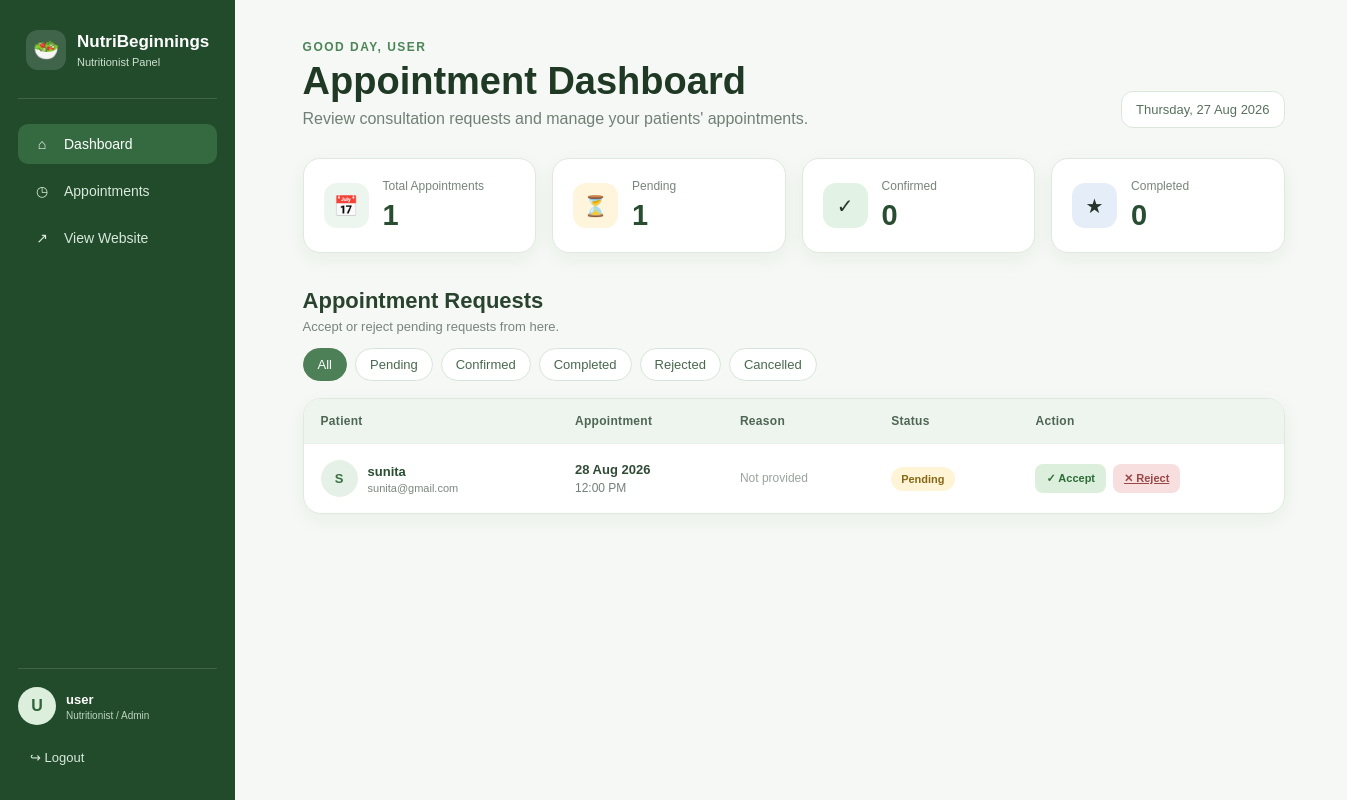
/appointments/admin-dashboard/ (signed in), run on an earlier commit of the app's database.
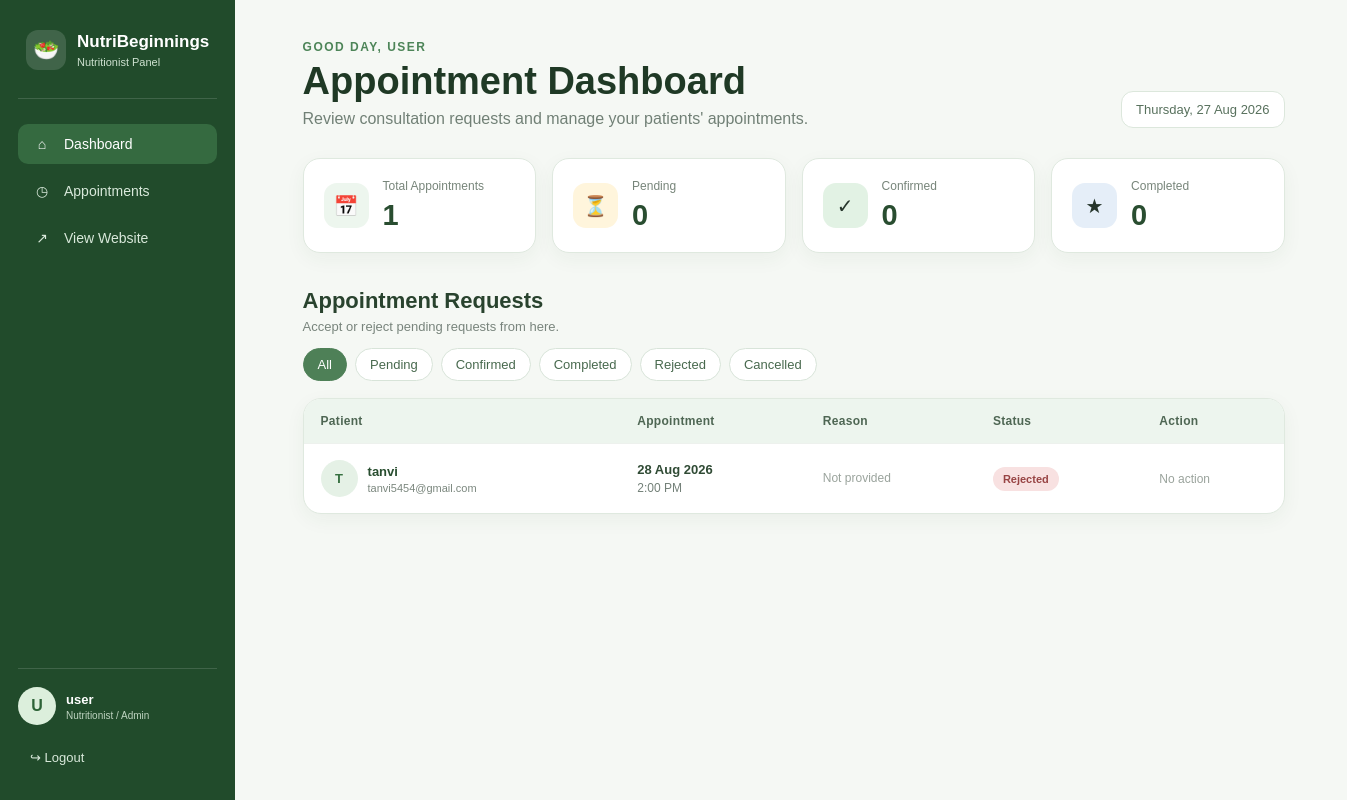
And on a later commit of the database.
### appointments/models.py (models this page shows, shortened)
class Appointment(models.Model):
    STATUS_CHOICES = [
        ('Pending', 'Pending'),
        ('Confirmed', 'Confirmed'),
        ('Completed', 'Completed'),
        ('Cancelled', 'Cancelled'),
        ('Rejected', 'Rejected'),
    ]
    TIME_CHOICES = [
        ('10:00', '10:00 AM'),
        ('11:00', '11:00 AM'),
        ('12:00', '12:00 PM'),
        ('14:00', '2:00 PM'),
        ('15:00', '3:00 PM'),
        ('16:00', '4:00 PM'),
    ]
    user = models.ForeignKey(
        settings.AUTH_USER_MODEL,
        on_delete=models.CASCADE,
        related_name='appointments'
    )
    appointment_date = models.DateField()
    appointment_time = models.CharField(max_length=5, choices=TIME_CHOICES)
    reason = models.TextField(blank=True)
    status = models.CharField(
        max_length=20,
        choices=STATUS_CHOICES,
        default='Pending'
    )
    rejection_message = models.TextField(blank=True, null=True)
    created_at = models.DateTimeField(auto_now_add=True)
    updated_at = models.DateTimeField(auto_now=True)
    class Meta:
        ordering = ['appointment_date', 'appointment_time']
        constraints = [
            models.UniqueConstraint(
                fields=['appointment_date', 'appointment_time'],
                condition=models.Q(status__in=['Pending', 'Confirmed']),
                name='unique_active_appointment_slot'
            )
        ]

### appointments/views.py (the view)
    def wrapped_view(request, *args, **kwargs):
        if not request.user.is_authenticated:
            return redirect('appointments:admin_login')
        if not request.user.is_staff:
            return redirect('appointments:admin_login')
        return view_func(request, *args, **kwargs)

### appointments/views.py (called while the page is built)
def staff_required(view_func):
    def wrapped_view(request, *args, **kwargs):
        if not request.user.is_authenticated:
            return redirect('appointments:admin_login')
        if not request.user.is_staff:
            return redirect('appointments:admin_login')
        return view_func(request, *args, **kwargs)
    return wrapped_view

### appointments/templates/appointments/admin_dashboard.html (shortened to what this page needs)
{% extends 'appointments/admin_base.html' %}
{% block dashboard_active %}active{% endblock %}
{% block appointments_active %}{% if status_filter != 'All' %}active{% endif %}{% endblock %}
{% block content %}
<div class="admin-topbar">
    <div>
        <div class="admin-kicker">GOOD DAY, {{ user.username|upper }}</div>
        <h1>Appointment Dashboard</h1>
        <p>Review consultation requests and manage your patients' appointments.</p>
    </div>
    <div class="admin-date">{{ today|date:'l, d M Y' }}</div>
</div>
<div class="admin-stats">
    <div class="stat-card"><div class="stat-icon">📅</div><div><span>Total Appointments</span><strong>{{ total_count }}</strong></div></div>
    <div class="stat-card pending-stat"><div class="stat-icon">⏳</div><div><span>Pending</span><strong>{{ pending_count }}</strong></div></div>
    <div class="stat-card confirmed-stat"><div class="stat-icon">✓</div><div><span>Confirmed</span><strong>{{ confirmed_count }}</strong></div></div>
    <div class="stat-card completed-stat"><div class="stat-icon">★</div><div><span>Completed</span><strong>{{ completed_count }}</strong></div></div>
</div>
<div class="section-head">
    <div>
        <h2>Appointment Requests</h2>
        <p>Accept or reject pending requests from here.</p>
    </div>
</div>
<div class="filter-bar">
    <a href="{% url 'appointments:admin_dashboard' %}" class="{% if status_filter == 'All' %}active{% endif %}">All</a>
    <a href="?status=Pending" class="{% if status_filter == 'Pending' %}active{% endif %}">Pending</a>
    <a href="?status=Confirmed" class="{% if status_filter == 'Confirmed' %}active{% endif %}">Confirmed</a>
    <a href="?status=Completed" class="{% if status_filter == 'Completed' %}active{% endif %}">Completed</a>
    <a href="?status=Rejected" class="{% if status_filter == 'Rejected' %}active{% endif %}">Rejected</a>
    <a href="?status=Cancelled" class="{% if status_filter == 'Cancelled' %}active{% endif %}">Cancelled</a>
</div>
<div class="admin-table-wrap">
    {% if appointments %}
    <table class="admin-table">
        <thead>
            <tr>
                <th>Patient</th>
                <th>Appointment</th>
                <th>Reason</th>
                <th>Status</th>
                <th class="action-column">Action</th>
            </tr>
        </thead>
        <tbody>
        {% for appointment in appointments %}
            <tr>
                <td>
                    <div class="patient-cell">
                        <div class="patient-avatar">{{ appointment.user.username|first|upper }}</div>
                        <div>
                            <div class="patient-name">{{ appointment.user.username }}</div>
                            <div class="patient-email">{{ appointment.user.email|default:'No email provided' }}</div>
                        </div>
                    </div>
                </td>
                <td>
                    <div class="appointment-date">{{ appointment.appointment_date|date:'d M Y' }}</div>
                    <div class="appointment-time">{{ appointment.get_appointment_time_display }}</div>
                </td>
                <td class="reason-cell">{% if appointment.reason %}{{ appointment.reason|truncatechars:65 }}{% else %}<span class="muted">Not provided</span>{% endif %}</td>
                <td><span class="status-pill status-{{ appointment.status|lower }}">{{ appointment.status }}</span></td>
                <td>
                    <div class="action-group">
                    {% if appointment.status == 'Pending' %}
                        <form method="post" action="{% url 'appointments:update_status' appointment.pk 'Confirmed' %}">{% csrf_token %}<button class="action-btn accept-btn" type="submit">✓ Accept</button></form>
                        <a class="action-btn reject-btn" href="{% url 'appointments:reject_appointment' appointment.pk %}">✕ Reject</a>
                    {% else %}
                        <span class="no-action">No action</span>
                    {% endif %}
                    </div>
                </td>
            </tr>
        {% endfor %}
        </tbody>
    </table>
    {% else %}
        <div class="empty-admin">
            <div class="empty-icon">📅</div>
            <h2>No appointments found</h2>
            <p>There are no appointments in this category.</p>
        </div>
    {% endif %}
</div>
{% endblock %}

### appointments/templates/appointments/admin_base.html (shortened to what this page needs)
{% load static %}
<!DOCTYPE html>
<html lang="en">
<head>
    <link rel="stylesheet" href="{% static 'appointments/admin.css' %}">
</head>
<body class="admin-body">
    <div class="admin-shell">
        <aside class="admin-sidebar">
            <a href="{% url 'appointments:admin_dashboard' %}" class="admin-brand">
                <span class="admin-brand-icon">🥗</span>
                <span><strong>NutriBeginnings</strong><small>Nutritionist Panel</small></span>
            </a>
            <nav class="admin-nav">
                <a href="{% url 'appointments:admin_dashboard' %}" class="admin-nav-link {% block dashboard_active %}{% endblock %}">
                    <span>⌂</span> Dashboard
                </a>
                <a href="{% url 'appointments:admin_dashboard' %}?status=Pending" class="admin-nav-link {% block appointments_active %}{% endblock %}">
                    <span>◷</span> Appointments
                </a>
                <a href="{% url 'accounts:home' %}" class="admin-nav-link">
                    <span>↗</span> View Website
                </a>
            </nav>
            <div class="admin-sidebar-bottom">
                <div class="admin-user-mini">
                    <div class="admin-avatar">{{ user.username|first|upper }}</div>
                    <div>
                        <strong>{{ user.username }}</strong>
                        <small>Nutritionist / Admin</small>
                    </div>
                </div>
                <a href="{% url 'appointments:admin_logout' %}" class="admin-logout">↪ Logout</a>
            </div>
        </aside>
        <main class="admin-main">
            {% block content %}{% endblock %}
        </main>
    </div>
</body>
</html>

What changed in the data, as far as the page shows it:
removed Appointment: user.username|first "S", user.username "sunita", user.email "sunita@gmail.com", appointment_date "28 Aug 2026", appointment_time "12:00 PM", reason "Not provided", status "Pending", shows "✓ Accept"
added Appointment: user.username|first "T", user.username "tanvi", user.email "tanvi5454@gmail.com", appointment_date "28 Aug 2026", appointment_time "2:00 PM", reason "Not provided", status "Rejected", shows "No action"
Also different on the page:
{{ pending_count }}: "1" → "0"
